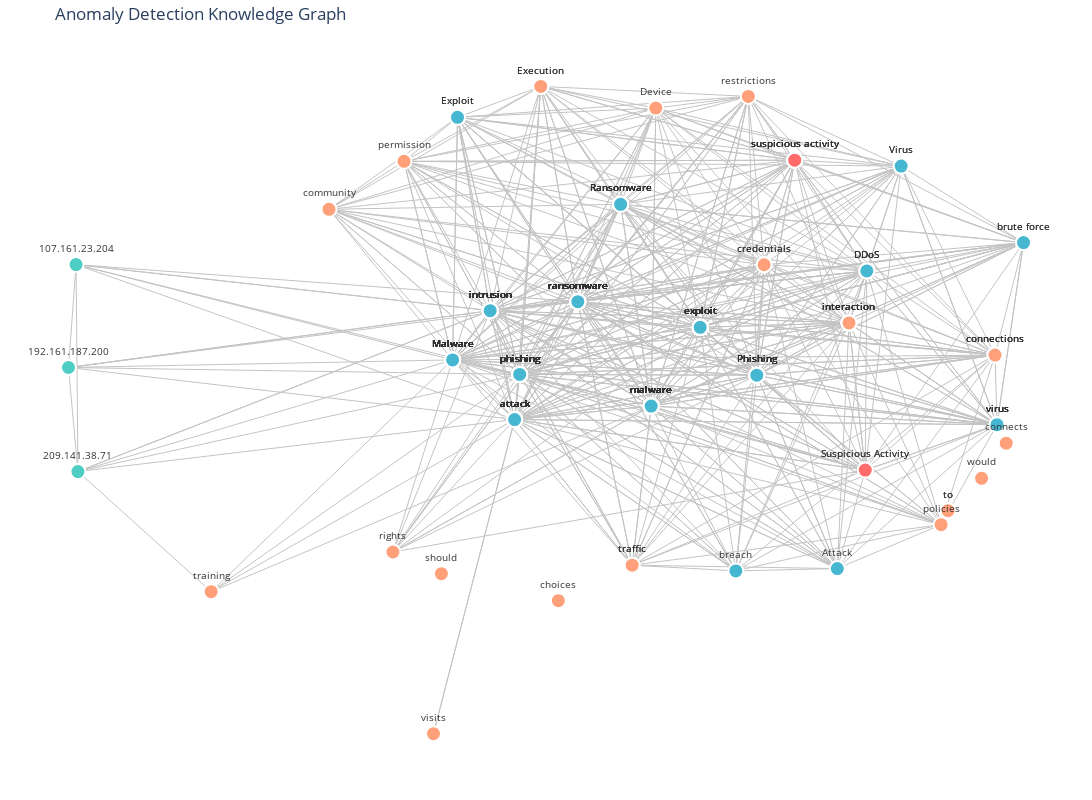

The cell this chart's notebook holds for it:
### Markdown cell above
## Visualizing the Temporal Security Knowledge Graph

### Code cell
from semantica.visualization import KGVisualizer

# Create visualizer with optimized configuration for better layout
visualizer = KGVisualizer(
    layout="force",  # Force-directed layout for better node distribution
    node_size=15,  # Slightly smaller nodes for better visibility
    color_scheme="vibrant"  # Use vibrant color scheme for better distinction
)

# Create interactive visualization with improved layout parameters
fig = visualizer.visualize_network(
    kg,
    output="interactive",  # Interactive visualization in notebook
    node_color_by="type",  # Color nodes by entity type
    hover_data=["type"],  # Show entity type in hover tooltip
    algorithm="kamada_kawai",  # Use Kamada-Kawai algorithm for better layout (more stable than spring)
    k=2.0,  # Optimal distance between nodes (larger = more spread out)
    iterations=100,  # More iterations for better convergence
    seed=42  # Fixed seed for reproducible layouts
)

# Update layout for better appearance
fig.update_layout(
    title="Anomaly Detection Knowledge Graph",
    width=1200,  # Wider view
    height=800,  # Taller view
    font=dict(size=12),
    hovermode="closest"
)

# Display the interactive figure
fig.show()

print("Interactive visualization displayed above")

### Figure 1 — Plotly figure (JSON) as saved in the notebook; plotly's stock layout.template omitted (floating-point values rounded to 4 significant figures; data arrays with more than 128 entries replaced by an {"elided": "..."} marker saying what was removed)
{"data": [{"hoverinfo": "none", "line": {"color": "#888", "width": 1}, "mode": "lines", "opacity": 0.5, "showlegend": false, "type": "scatter", "x": {"elided": "1602 float values"}, "y": {"elided": "1602 float values"}}, {"hoverinfo": "text", "hovertext": {"elided": "273 str values"}, "marker": {"color": {"elided": "273 str values"}, "line": {"color": "white", "width": 2}, "opacity": 1, "size": {"elided": "273 int values"}}, "mode": "markers+text", "showlegend": false, "text": {"elided": "273 str values"}, "textfont": {"color": "#333", "size": 10}, "textposition": "top center", "type": "scatter", "x": {"elided": "273 float values"}, "y": {"elided": "273 float values"}}], "layout": {"font": {"size": 12}, "height": 800, "hovermode": "closest", "margin": {"b": 20, "l": 5, "r": 5, "t": 40}, "plot_bgcolor": "white", "showlegend": false, "title": {"text": "Anomaly Detection Knowledge Graph"}, "width": 1200, "xaxis": {"showgrid": false, "showticklabels": false, "zeroline": false}, "yaxis": {"showgrid": false, "showticklabels": false, "zeroline": false}}}
